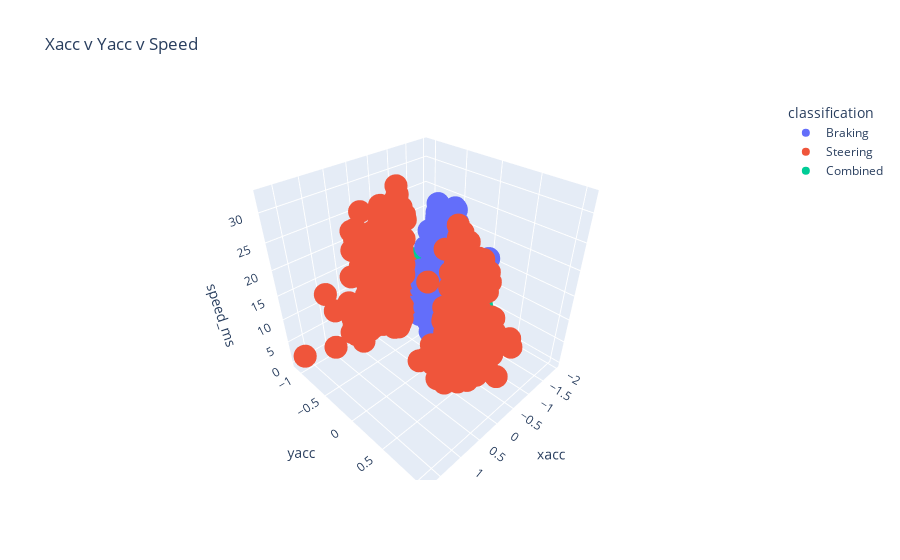

The notebook cell saved with this chart:
### Code cell
#xacc vs yacc vs speed
def kmh_to_ms(x):
    return x / 3.6


df_converted = df.assign(speed_ms=lambda x: kmh_to_ms(x['speed']),
                         max_speed_ms=lambda x: kmh_to_ms(x['maxspeed']))

XYacc_Speed = px.scatter_3d(df_converted, x="xacc", y="yacc", z="speed_ms", color="classification", title="Xacc v Yacc v Speed")
XYacc_Speed.show()

### Figure 1 — Plotly figure (JSON) as saved in the notebook; plotly's stock layout.template omitted (floating-point values rounded to 4 significant figures; data arrays with more than 128 entries replaced by an {"elided": "..."} marker saying what was removed)
{"data": [{"hovertemplate": "classification=Braking<br>xacc=%{x}<br>yacc=%{y}<br>speed_ms=%{z}<extra></extra>", "legendgroup": "Braking", "marker": {"color": "#636efa", "symbol": "circle"}, "mode": "markers", "name": "Braking", "scene": "scene", "showlegend": true, "type": "scatter3d", "x": {"elided": "2617 float values"}, "y": {"elided": "2617 float values"}, "z": {"elided": "2617 float values"}}, {"hovertemplate": "classification=Steering<br>xacc=%{x}<br>yacc=%{y}<br>speed_ms=%{z}<extra></extra>", "legendgroup": "Steering", "marker": {"color": "#EF553B", "symbol": "circle"}, "mode": "markers", "name": "Steering", "scene": "scene", "showlegend": true, "type": "scatter3d", "x": {"elided": "4076 float values"}, "y": {"elided": "4076 float values"}, "z": {"elided": "4076 float values"}}, {"hovertemplate": "classification=Combined<br>xacc=%{x}<br>yacc=%{y}<br>speed_ms=%{z}<extra></extra>", "legendgroup": "Combined", "marker": {"color": "#00cc96", "symbol": "circle"}, "mode": "markers", "name": "Combined", "scene": "scene", "showlegend": true, "type": "scatter3d", "x": [-0.551, -0.554, -0.669, -0.602, -0.61, -0.639], "y": [-0.653, 0.541, 0.54, -0.518, -0.559, -0.667], "z": [11.39, 15.56, 10, 17.22, 11.94, 8.333]}], "layout": {"legend": {"title": {"text": "classification"}, "tracegroupgap": 0}, "scene": {"domain": {"x": [0, 1], "y": [0, 1]}, "xaxis": {"title": {"text": "xacc"}}, "yaxis": {"title": {"text": "yacc"}}, "zaxis": {"title": {"text": "speed_ms"}}}, "title": {"text": "Xacc v Yacc v Speed"}}}
